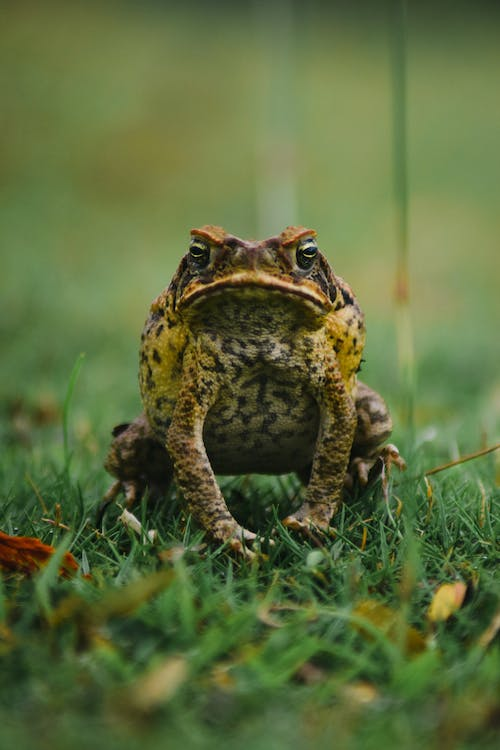
#> input picture lesson_2/data/frog.jpeg, 500 x 750 px
$ jupyter execute Homework.ipynb
#> lines starting #> are read from the running program, lines starting #| are printed output that depends on the picture; after the words box and inside, x2 and y2 are one past the last pixel; in counts of white or black regions, pixels touching at a corner belong together
# HOMEWORK 2
For this homework you will have to complete and implement the colour balancing for:
* Gray world algorithm
* Scale-by-max algorithm

You are free to use your own images. Experiment with more images and think about the effect each of the algorithms has on the resulting (balanced) image.

### Colour Balancing
In this notebook we will show different type of colour balancing making use of von Kries' hypothesis.

[cell 1]
import cv2
import numpy as np
from matplotlib import pyplot as plt
plt.rcParams['figure.figsize'] = [15, 5]

[cell 2]
img = cv2.imread('data/frog.jpeg')
#> img is the input picture: shape (750, 500, 3); mean B, G, R 61.1, 108, 92.6
img = cv2.cvtColor(img, cv2.COLOR_BGR2RGB)
plt.imshow(img)

### White patch
In white patch algorithm we choose a group of pixels we know they should be white. We then scale the resulting image colour channels by this white patch.

[cell 3]
# Define white patch and the coefficients
row, col = 180, 160
white = img[row, col, :]
#> white = [125, 126, 68]
coeffs = 255.0/white
#> coeffs = [2.04, 2.02, 3.75]

# Apply white balancing and generate balanced image
balanced = np.zeros_like(img, dtype=np.float32)
for channel in range(3):
    balanced[..., channel] = img[..., channel] * coeffs[channel]

# White patching does not guarantee that the dynamic range is preserved, images must be clipped.
balanced = balanced/255
balanced[balanced > 1] = 1

plt.subplot(121), plt.imshow(img)
plt.subplot(122), plt.imshow(balanced)
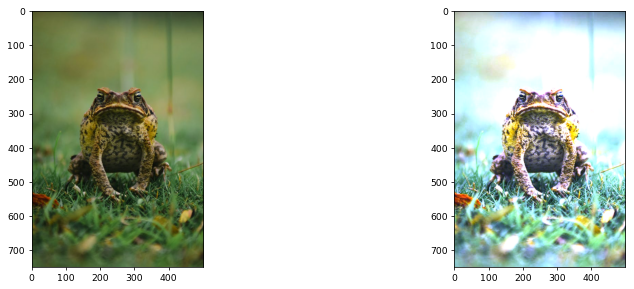
#> figure drawn by matplotlib, 2 panels

### Gray world
This algorithm assumes that a scene, on average, is gray.

[cell 4]
# Load library for calculation of mean
from statistics import mean

# Load your image
img = cv2.imread('data/frog.jpeg')
img = cv2.cvtColor(img, cv2.COLOR_BGR2RGB)

# Compute the mean values for all three colour channels (red, green, blue)
red, green, blue = cv2.split(img)
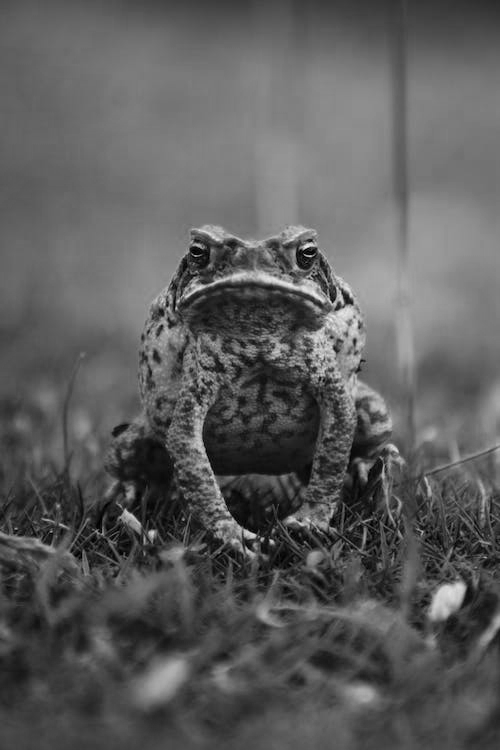
#> red: shape (750, 500); min 0, max 238, mean 92.6
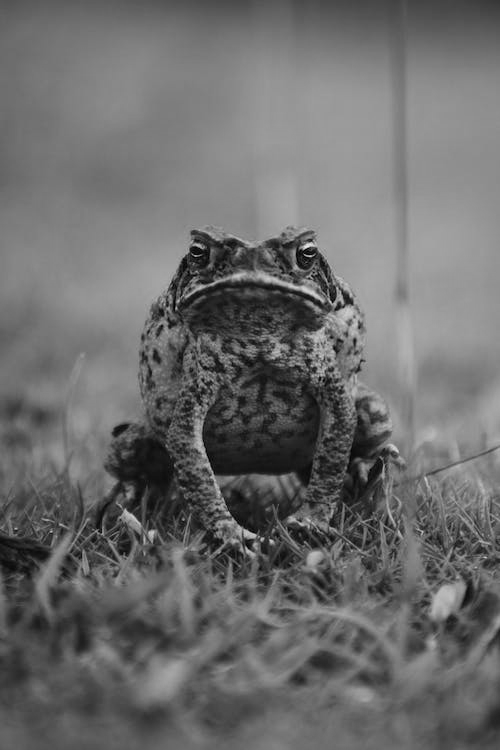
#> green: shape (750, 500); min 0, max 235, mean 108
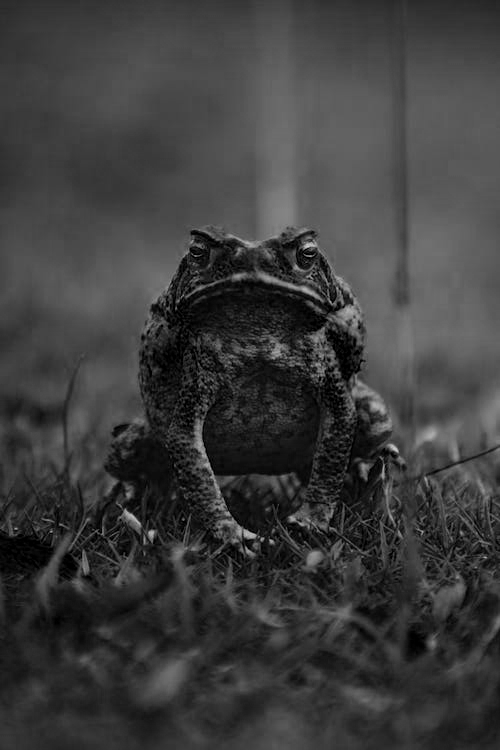
#> blue: shape (750, 500); min 0, max 213, mean 61.1

con_red = np.concatenate(red)
con_green = np.concatenate(green)
con_blue = np.concatenate(blue)

mean_r = mean(con_red)
#> mean_r = 92
mean_g = mean(con_green)
#> mean_g = 107
mean_b = mean(con_blue)
#> mean_b = 61

# Compute the coefficients kr, kg, kb
# Note: there are 3 coefficients to compute but we only have 2 equations.
# Therefore, you have to make an assumption, fix the value of one of the
# coefficients and compute the remining two
# Hint: You can fix the coefficient of the brightest colour channel to 1.

kg = 0.5 / mean_g         # 0.004672897196261682
#> kg = 0.00467
kr = mean_g * kg / mean_r # 0.005434782608695651
#> kr = 0.00543
kb = mean_g * kg / mean_b # 0.008196721311475409
#> kb = 0.0082

# Apply color balancing and generate the balanced image
balanced = np.zeros_like(img, dtype=np.float32)

balanced[..., 0] = img[..., 0] * kr
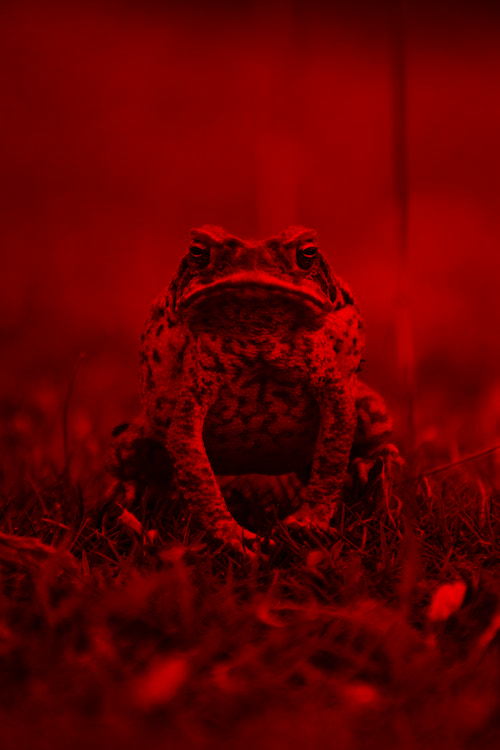
#> balanced: shape (750, 500, 3) float32; mean R, G, B 0.504, 0, 0; drawn with min black and max white
balanced[..., 1] = img[..., 1] * kg
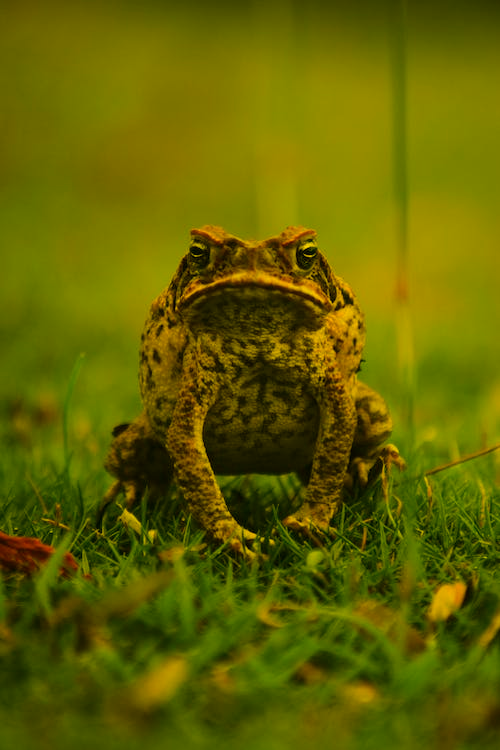
#> balanced: shape (750, 500, 3) float32; mean R, G, B 0.504, 0.505, 0; drawn with min black and max white
balanced[..., 2] = img[..., 2] * kb
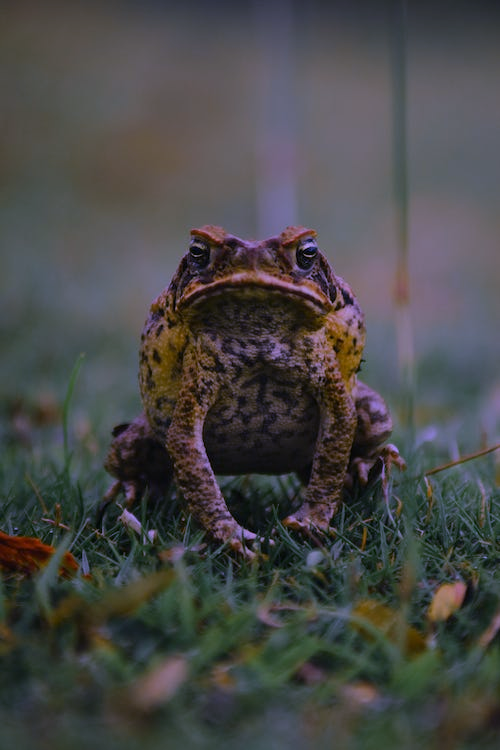
#> balanced: shape (750, 500, 3) float32; mean R, G, B 0.504, 0.505, 0.501; drawn with min black and max white

balanced[balanced > 1] = 1
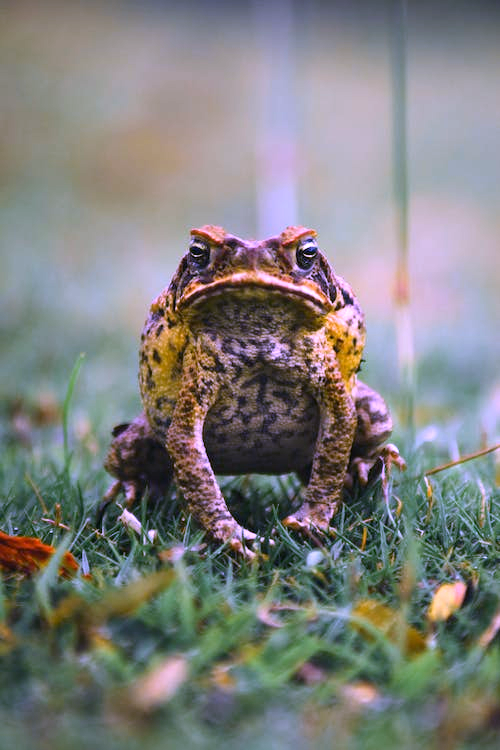
#> balanced: shape (750, 500, 3) float32; 1.42% of pixels changed, all inside (x1, y1, x2, y2) = (15, 188, 500, 644)

# Show the original and the balanced image side by side
plt.subplot(121), plt.imshow(img)
plt.subplot(122), plt.imshow(balanced)

### Scale-by-max
This is a straightforward algorithm that scales each colour channel by its maximum value. Note that it is sensitive to noise and saturations.

[cell 5]
# Load your image
img = cv2.imread('data/frog.jpeg')
img = cv2.cvtColor(img, cv2.COLOR_BGR2RGB)

# Compute the maximum values for all three colour channels (red, green, blue)
red, green, blue = cv2.split(img)

con_red = np.concatenate(red)
con_green = np.concatenate(green)
con_blue = np.concatenate(blue)

max_r = 255.0 / max(con_red)   # 1.0714285714285714
#> max_r = 1.07
max_g = 255.0 / max(con_green) # 1.0851063829787233
#> max_g = 1.09
max_b = 255.0 / max(con_blue)  # 1.1971830985915493
#> max_b = 1.2

# Apply scale-by-max balancing and generate the balanced image
balanced = np.zeros_like(img, dtype=np.float32)

balanced[..., 0] = img[..., 0] * max_r
balanced[..., 1] = img[..., 1] * max_g
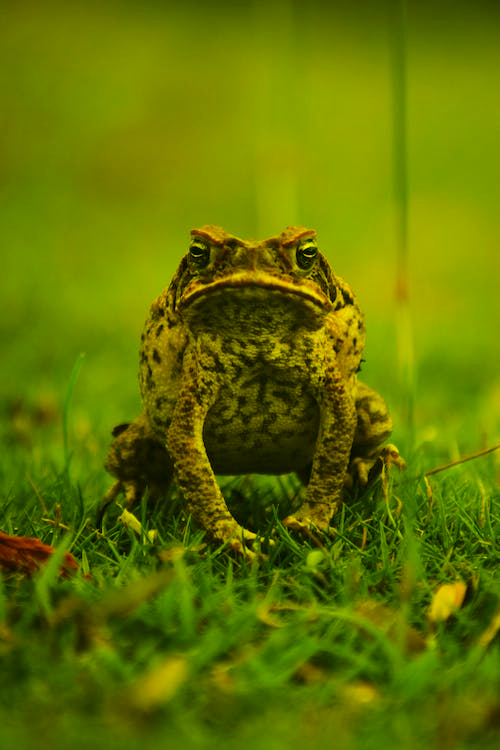
#> balanced: shape (750, 500, 3) float32; mean R, G, B 99.3, 117.2, 0
balanced[..., 2] = img[..., 2] * max_b
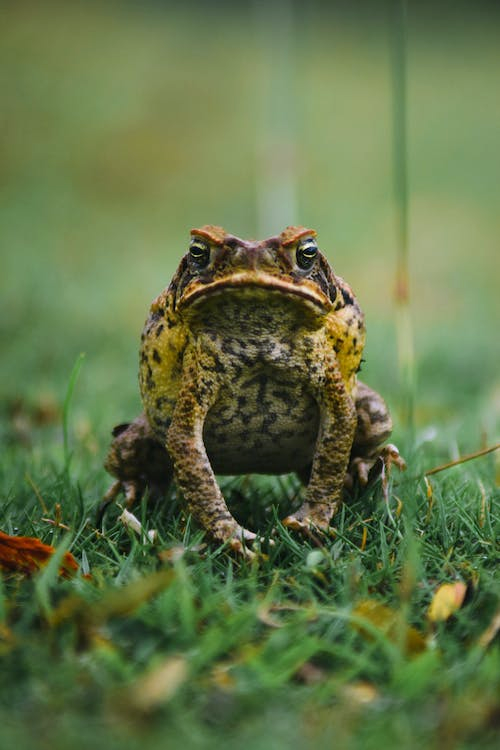
#> balanced: shape (750, 500, 3) float32; mean R, G, B 99.3, 117.2, 73.2

balanced = balanced / 255
balanced[balanced > 1] = 1

plt.subplot(121), plt.imshow(img)
plt.subplot(122), plt.imshow(balanced)
